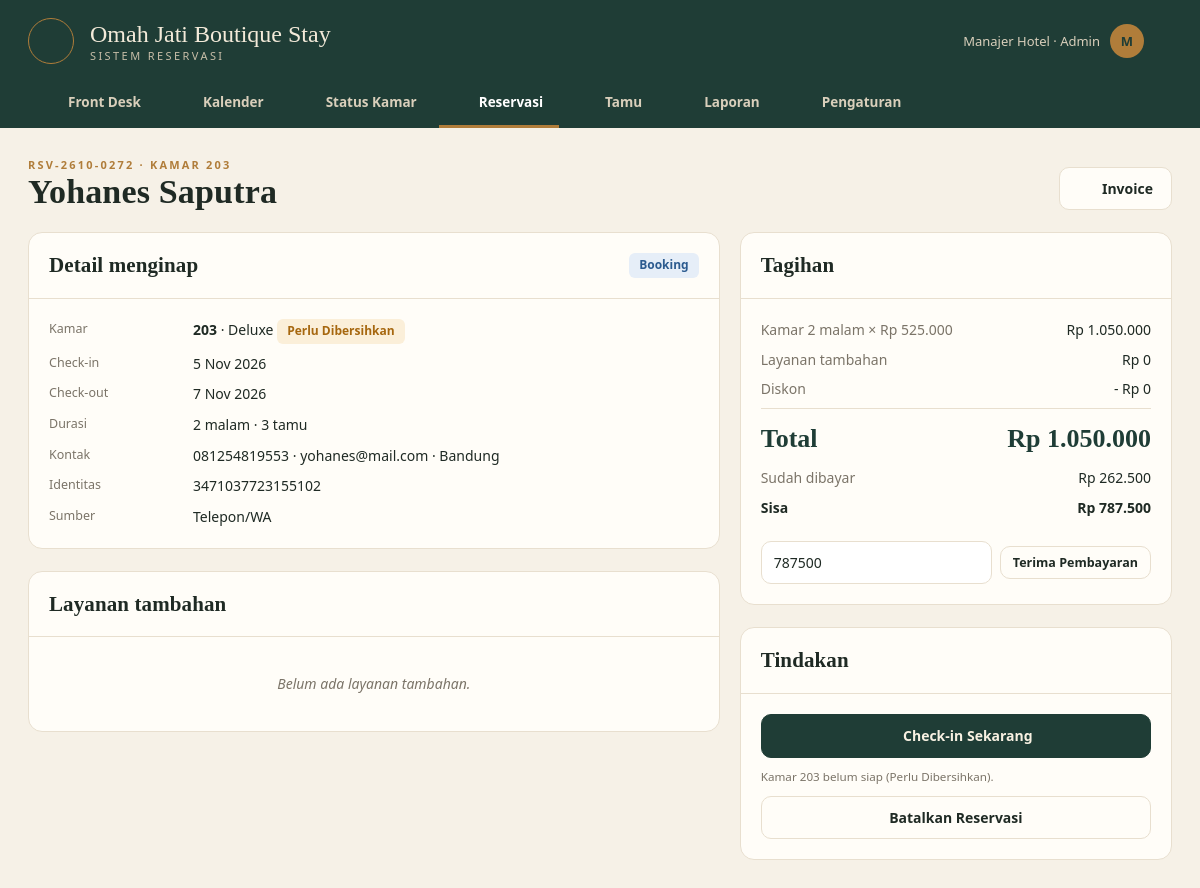
Screenshot of /index.php?page=res.detail&id=212 (signed in) with the database file from the repository.
### tables this page shows
CREATE TABLE pengaturan (
  id INT PRIMARY KEY,
  nama_hotel VARCHAR(100) NOT NULL,
  alamat VARCHAR(255),
  telepon VARCHAR(30),
  jam_checkin VARCHAR(5) NOT NULL DEFAULT '14:00',
  jam_checkout VARCHAR(5) NOT NULL DEFAULT '12:00',
  pajak_persen TINYINT NOT NULL DEFAULT 0
);

CREATE TABLE reservasi (
  id INT AUTO_INCREMENT PRIMARY KEY,
  kode VARCHAR(20) NOT NULL UNIQUE,
  tamu_id INT NOT NULL,
  kamar_id INT NOT NULL,
  check_in DATE NOT NULL,
  check_out DATE NOT NULL,
  malam SMALLINT NOT NULL,
  dewasa TINYINT NOT NULL DEFAULT 2,
  harga_malam INT NOT NULL,           
  diskon INT NOT NULL DEFAULT 0,
  dibayar INT NOT NULL DEFAULT 0,
  sumber ENUM('Walk-in','Telepon/WA','Website','OTA') NOT NULL DEFAULT 'Walk-in',
  status ENUM('booking','checkin','checkout','batal') NOT NULL DEFAULT 'booking',
  catatan VARCHAR(255),
  user_id INT NULL,
  checkin_at DATETIME NULL,
  checkout_at DATETIME NULL,
  created_at DATETIME NOT NULL DEFAULT CURRENT_TIMESTAMP,
  INDEX idx_kamar_tgl (kamar_id, check_in, check_out),
  FOREIGN KEY (tamu_id) REFERENCES tamu(id),
  FOREIGN KEY (kamar_id) REFERENCES kamar(id),
  FOREIGN KEY (user_id) REFERENCES users(id) ON DELETE SET NULL
);

CREATE TABLE kamar (
  id INT AUTO_INCREMENT PRIMARY KEY,
  nomor VARCHAR(10) NOT NULL UNIQUE,
  lantai TINYINT NOT NULL DEFAULT 1,
  tipe_id INT NOT NULL,
  status ENUM('tersedia','terisi','kotor','perbaikan') NOT NULL DEFAULT 'tersedia',
  FOREIGN KEY (tipe_id) REFERENCES tipe_kamar(id)
);

CREATE TABLE tamu (
  id INT AUTO_INCREMENT PRIMARY KEY,
  nama VARCHAR(100) NOT NULL,
  identitas VARCHAR(30),           
  telepon VARCHAR(20) NOT NULL,
  email VARCHAR(100),
  kota VARCHAR(60),
  created_at TIMESTAMP DEFAULT CURRENT_TIMESTAMP
);

CREATE TABLE tipe_kamar (
  id INT AUTO_INCREMENT PRIMARY KEY,
  nama VARCHAR(60) NOT NULL,
  harga INT NOT NULL,
  kapasitas TINYINT NOT NULL DEFAULT 2,
  fasilitas VARCHAR(255)
);

### index.php (called while the page is built, shortened)
<?php
require __DIR__ . '/includes/bootstrap.php';
$routes = [
    'login'      => 'pages/login.php',
    'logout'     => 'pages/logout.php',
    'dashboard'  => 'pages/dashboard.php',
    'kalender'   => 'pages/kalender.php',
    'kamar'      => 'pages/kamar.php',
    'reservasi'  => 'pages/reservasi/index.php',
    'res.baru'   => 'pages/reservasi/baru.php',
    'res.detail' => 'pages/reservasi/detail.php',
    'res.aksi'   => 'pages/reservasi/aksi.php',
    'invoice'    => 'pages/reservasi/invoice.php',
    'tamu'       => 'pages/tamu.php',
    'laporan'    => 'pages/laporan.php',
    'master'     => 'pages/master/index.php',
];
$page = $_GET['page'] ?? 'dashboard';
require __DIR__ . '/' . $routes[$page];

### pages/reservasi/detail.php (the view, shortened to what this page needs)
<?php
$r = q('SELECT r.*, t.nama, t.telepon, t.identitas, t.email, t.kota, k.nomor, k.status kamar_status, tk.nama tipe FROM reservasi r JOIN tamu t ON t.id = r.tamu_id
        JOIN kamar k ON k.id = r.kamar_id JOIN tipe_kamar tk ON tk.id = k.tipe_id WHERE r.id = ?', [(int) ($_GET['id'] ?? 0)])->fetch();
$layanan = q('SELECT * FROM layanan WHERE reservasi_id = ? ORDER BY id', [$r['id']])->fetchAll();
$t = total_tagihan($r);
$bisaCheckin = $r['status'] === 'booking' && $r['check_in'] <= date('Y-m-d') && $r['kamar_status'] === 'tersedia';
$title = $r['nama'];
$eyebrow = $r['kode'] . ' · Kamar ' . $r['nomor'];
$actions = '<a class="btn" href="' . url('invoice', ['id' => $r['id']]) . '" target="_blank">' . icon('printer', 16) . ' Invoice</a>';
require __DIR__ . '/../../includes/header.php';
?>
<div class="grid-2">
    <div>
        <div class="card">
            <div class="card-head"><h2>Detail menginap</h2><?= badge(STATUS_RES, $r['status']) ?></div>
            <div class="card-body"><dl class="kv">
                <dt>Kamar</dt><dd><b><?= e($r['nomor']) ?></b> · <?= e($r['tipe']) ?> <?= badge(STATUS_KAMAR, $r['kamar_status']) ?></dd>
                <dt>Check-in</dt><dd><?= tgl($r['check_in']) ?><?= $r['checkin_at'] ? ' <span class="muted">(tiba ' . date('H.i', strtotime($r['checkin_at'])) . ')</span>' : '' ?></dd>
                <dt>Check-out</dt><dd><?= tgl($r['check_out']) ?><?= $r['checkout_at'] ? ' <span class="muted">(keluar ' . date('H.i', strtotime($r['checkout_at'])) . ')</span>' : '' ?></dd>
                <dt>Durasi</dt><dd><?= $r['malam'] ?> malam · <?= $r['dewasa'] ?> tamu</dd>
                <dt>Kontak</dt><dd><?= e($r['telepon']) ?><?= $r['email'] ? ' · ' . e($r['email']) : '' ?><?= $r['kota'] ? ' · ' . e($r['kota']) : '' ?></dd>
                <dt>Identitas</dt><dd><?= e($r['identitas'] ?: '-') ?></dd>
                <dt>Sumber</dt><dd><?= e($r['sumber']) ?></dd>
            </dl></div>
        </div>
        <div class="card mt">
            <div class="card-head"><h2>Layanan tambahan</h2></div>
            <div class="table-wrap"><table><tbody>
                <?php if (!$layanan): ?><tr><td class="empty">Belum ada layanan tambahan.</td></tr><?php endif; ?>
            </tbody></table></div>
        </div>
    </div>
    <div>
        <div class="card">
            <div class="card-head"><h2>Tagihan</h2></div>
            <div class="card-body">
                <div class="sum">
                    <div><span class="muted">Kamar <?= $r['malam'] ?> malam × <?= rupiah($r['harga_malam']) ?></span><span><?= rupiah($t['kamar']) ?></span></div>
                    <div><span class="muted">Layanan tambahan</span><span><?= rupiah($t['layanan']) ?></span></div>
                    <div><span class="muted">Diskon</span><span>- <?= rupiah($r['diskon']) ?></span></div>
                    <div class="total"><span>Total</span><span><?= rupiah($t['total']) ?></span></div>
                    <div><span class="muted">Sudah dibayar</span><span><?= rupiah($r['dibayar']) ?></span></div>
                    <div><b><?= $t['sisa'] > 0 ? 'Sisa' : 'Status' ?></b><b><?= $t['sisa'] > 0 ? rupiah($t['sisa']) : 'LUNAS' ?></b></div>
                </div>
                <?php if (in_array($r['status'], ['booking', 'checkin'], true) && $t['sisa'] > 0): ?>
                    <form method="post" action="<?= url('res.aksi') ?>" class="filters mt"><?= csrf_field() ?><input type="hidden" name="id" value="<?= $r['id'] ?>"><input type="hidden" name="aksi" value="bayar">
                        <input type="number" name="jumlah" value="<?= $t['sisa'] ?>" min="1000" step="1000" style="flex:1"><button class="btn btn-sm">Terima Pembayaran</button></form>
                <?php endif; ?>
            </div>
        </div>
        <div class="card mt">
            <div class="card-head"><h2>Tindakan</h2></div>
            <div class="card-body" style="display:grid;gap:10px">
                <?php if ($r['status'] === 'booking'): ?>
                    <form method="post" action="<?= url('res.aksi') ?>"><?= csrf_field() ?><input type="hidden" name="id" value="<?= $r['id'] ?>"><input type="hidden" name="aksi" value="checkin">
                        <button class="btn btn-primary btn-block" <?= $bisaCheckin ? '' : 'disabled' ?>><?= icon('login2', 16) ?> Check-in Sekarang</button></form>
                    <?php if (!$bisaCheckin): ?><small class="muted"><?= $r['check_in'] > date('Y-m-d') ? 'Check-in dibuka mulai ' . tgl($r['check_in']) . '.' : 'Kamar ' . e($r['nomor']) . ' belum siap (' . STATUS_KAMAR[$r['kamar_status']][0] . ').' ?></small><?php endif; ?>
                    <form method="post" action="<?= url('res.aksi') ?>" data-confirm="Batalkan reservasi <?= e($r['kode']) ?>?"><button class="btn btn-block">Batalkan Reservasi</button></form>
                <?php else: ?><p class="muted" style="margin:0">Reservasi sudah <?= strtolower(STATUS_RES[$r['status']][0]) ?>.</p><?php endif; ?>
            </div>
        </div>
    </div>
</div>
<?php require __DIR__ . '/../../includes/footer.php'; ?>

### includes/header.php (shortened to what this page needs)
<?php
$nav = [
    ['dashboard', 'Front Desk', 'home'],
    ['kalender', 'Kalender', 'calendar'],
    ['kamar', 'Status Kamar', 'grid'],
    ['reservasi', 'Reservasi', 'receipt'],
    ['tamu', 'Tamu', 'users'],
    ['laporan', 'Laporan', 'chart'],
];
if (user()['role'] === 'admin') $nav[] = ['master', 'Pengaturan', 'settings'];
$current = $_GET['page'] ?? 'dashboard';
if (str_starts_with($current, 'res.') || $current === 'invoice') $current = 'reservasi';
$set = setting();
?>
<!DOCTYPE html>
<html lang="id">
<head>
    <link rel="stylesheet" href="assets/css/style.css">
</head>
<body>
<header class="masthead">
    <div class="masthead-inner">
        <div class="mast-top">
            <span class="crest"><?= icon('sparkle', 20) ?></span>
            <div class="name"><?= e($set['nama_hotel']) ?><small>Sistem Reservasi</small></div>
            <div class="mast-user"><span><?= e(user()['nama']) ?> · <?= e(ucfirst(user()['role'])) ?></span><span class="dot"><?= e(strtoupper(substr(user()['nama'], 0, 1))) ?></span>
                <a href="<?= url('logout') ?>" title="Keluar"><?= icon('logout', 18) ?></a></div>
        </div>
        <nav class="tabs">
            <?php foreach ($nav as [$key, $label, $ic]): ?><a href="<?= url($key) ?>" class="<?= $current === $key ? 'active' : '' ?>"><?= icon($ic, 16) ?> <?= $label ?></a><?php endforeach; ?>
        </nav>
    </div>
</header>
<main class="page">
    <div class="page-head">
        <div><div class="eyebrow"><?= e($eyebrow ?? tgl(date('Y-m-d'))) ?></div><h1><?= e($title ?? 'Front Desk') ?></h1></div>
        <div class="page-actions"><?= $actions ?? '' ?></div>
    </div>

### assets/css/style.css (style rules this page uses)
:root { --bg: #f6f1e7; --paper: #fffdf8; --ink: #1f2a24; --muted: #7b7468; --line: #e8dfcf; --green: #1f3d36; --green-2: #2d564c; --gold: #b07d3a; --gold-soft: #f4e9d6; --c-green: #2f7a4f; --c-green-bg: #e5f2e9; --c-blue: #2c5b8f; --c-blue-bg: #e6eef8; --c-amber: #a6670f; --c-amber-bg: #fbefd9; --c-red: #a33a2f; --c-red-bg: #f8e4e1; --c-gray: #6e6a62; --c-gray-bg: #efebe3; --serif: "Cormorant Garamond", "Playfair Display", Georgia, "Times New Roman", serif; --sans: "Segoe UI", system-ui, -apple-system, "Helvetica Neue", sans-serif; }
* { box-sizing: border-box; }
body { margin: 0; background: var(--bg); color: var(--ink); font: 14px/1.55 var(--sans); }
a { color: var(--green-2); text-decoration: none; }
.muted { color: var(--muted); }
.mt { margin-top: 22px; }
h1, h2, h3 { margin: 0; font-family: var(--serif); font-weight: 600; letter-spacing: .005em; }
.masthead { background: var(--green); color: #f3ead9; }
.masthead-inner { max-width: 1360px; margin: 0 auto; padding: 18px 28px 0; }
.mast-top { display: flex; align-items: center; gap: 16px; }
.crest { width: 46px; height: 46px; border: 1.5px solid var(--gold); border-radius: 50%; display: grid; place-items: center; color: var(--gold); }
.mast-top .name { font-family: var(--serif); font-size: 24px; line-height: 1; }
.mast-top .name small { display: block; font-family: var(--sans); font-size: 11px; letter-spacing: .22em; text-transform: uppercase; color: #c9bfa9; margin-top: 4px; }
.mast-user { display: flex; align-items: center; gap: 10px; font-size: 13px; color: #d9cfbb; }
.mast-user a { color: #d9cfbb; }
.mast-user .dot { width: 34px; height: 34px; border-radius: 50%; background: var(--gold); color: var(--green); display: grid; place-items: center; font-weight: 700; }
.tabs { display: flex; gap: 6px; margin-top: 16px; overflow-x: auto; }
.tabs a { color: #d9cfbb; padding: 12px 16px; font-weight: 600; font-size: 13.5px; border-bottom: 3px solid transparent; display: flex; gap: 8px; align-items: center; white-space: nowrap; }
.tabs a.active { color: #fff; border-bottom-color: var(--gold); }
.page { max-width: 1360px; margin: 0 auto; padding: 28px 28px 50px; }
.page-head { display: flex; align-items: flex-end; justify-content: space-between; gap: 14px; margin-bottom: 22px; flex-wrap: wrap; }
.page-head h1 { font-size: 34px; line-height: 1.1; }
.page-head .eyebrow { font-size: 11px; letter-spacing: .2em; text-transform: uppercase; color: var(--gold); font-weight: 700; }
.page-actions { display: flex; gap: 10px; flex-wrap: wrap; }
.card { background: var(--paper); border: 1px solid var(--line); border-radius: 14px; }
.card-head { display: flex; justify-content: space-between; align-items: center; gap: 12px; padding: 16px 20px; border-bottom: 1px solid var(--line); flex-wrap: wrap; }
.card-head h2 { font-size: 21px; }
.card-body { padding: 20px; }
.grid-2 { display: grid; grid-template-columns: 1.6fr 1fr; gap: 20px; }
.btn { display: inline-flex; align-items: center; gap: 8px; padding: 10px 18px; border-radius: 10px; border: 1px solid var(--line); background: var(--paper); color: var(--ink); font: inherit; font-weight: 600; cursor: pointer; white-space: nowrap; }
.btn-primary { background: var(--green); border-color: var(--green); color: #f8f1e2; }
.btn-sm { padding: 6px 12px; font-size: 12.5px; }
.btn-block { width: 100%; justify-content: center; }
.table-wrap { overflow-x: auto; }
table { width: 100%; border-collapse: collapse; }
td { padding: 13px 20px; border-bottom: 1px solid var(--line); vertical-align: middle; }
tr:last-child td { border-bottom: 0; }
.empty { text-align: center; color: var(--muted); padding: 36px; font-style: italic; }
input[type=text], input[type=number], input[type=date], input[type=password], input[type=search], input[type=email], select, textarea { width: 100%; padding: 10px 12px; border: 1px solid var(--line); border-radius: 10px; background: #fff; font: inherit; color: var(--ink); }
.filters { display: flex; gap: 8px; flex-wrap: wrap; align-items: center; }
.filters input, .filters select { width: auto; }
.sum { display: flex; flex-direction: column; gap: 8px; }
.sum div { display: flex; justify-content: space-between; }
.sum .total { font-family: var(--serif); font-size: 26px; font-weight: 600; padding-top: 10px; border-top: 1px solid var(--line); color: var(--green); }
dl.kv { display: grid; grid-template-columns: 130px 1fr; gap: 9px 14px; margin: 0; }
dl.kv dt { color: var(--muted); font-size: 12.5px; }
dl.kv dd { margin: 0; }

### rows the page displays
pengaturan: nama_hotel "Omah Jati Boutique Stay"
reservasi: kode.nomor "RSV-2610-0272 · KAMAR 203", tamu.nama "Yohanes Saputra", kamar.nomor "203", tipe_kamar.nama "Deluxe", check_in "5 Nov 2026", check_out "7 Nov 2026", malam "2", dewasa "3", tamu.telepon "081254819553", tamu.email "yohanes@mail.com", tamu.kota "Bandung", tamu.identitas "3471037723155102", sumber "Telepon/WA", harga_malam "Rp 525.000", diskon "Rp 0", dibayar "Rp 262.500", kamar.status "Perlu Dibersihkan"

### other values shown
user()['nama'] "Manajer Hotel"
user()['role'] "Admin"
substr(user()['nama'], 0, 1) "M"
$label "Front Desk"
$label "Kalender"
$label "Status Kamar"
$label "Reservasi"
$label "Tamu"
$label "Laporan"
$label "Pengaturan"
$l "Booking Perlu Dibersihkan"
rupiah($t['kamar']) "Rp 1.050.000"
rupiah($t['layanan']) "Rp 0"
rupiah($t['total']) "Rp 1.050.000"
rupiah($t['sisa']) "Rp 787.500"
